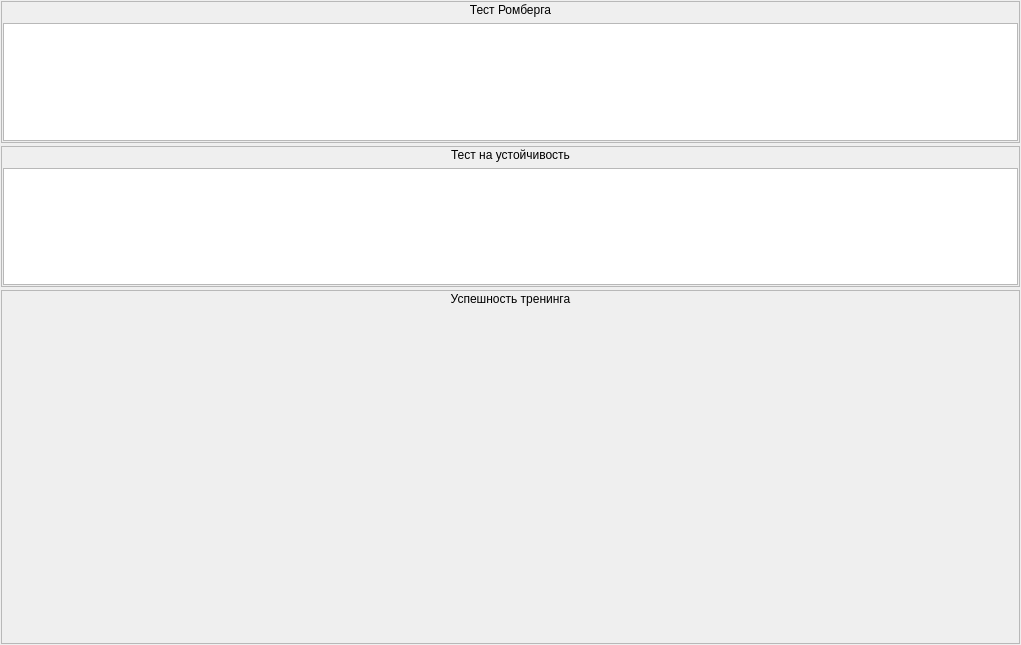
<?xml version="1.0" encoding="UTF-8"?>
<ui version="4.0">
 <class>RehabReportPPVisualWidget</class>
 <widget class="QWidget" name="RehabReportPPVisualWidget">
  <property name="geometry">
   <rect>
    <x>0</x>
    <y>0</y>
    <width>1021</width>
    <height>645</height>
   </rect>
  </property>
  <property name="windowTitle">
   <string>Form</string>
  </property>
  <layout class="QVBoxLayout" name="verticalLayout">
   <property name="spacing">
    <number>3</number>
   </property>
   <property name="leftMargin">
    <number>1</number>
   </property>
   <property name="topMargin">
    <number>1</number>
   </property>
   <property name="rightMargin">
    <number>1</number>
   </property>
   <property name="bottomMargin">
    <number>1</number>
   </property>
   <item>
    <widget class="QFrame" name="frRomb">
     <property name="sizePolicy">
      <sizepolicy hsizetype="Preferred" vsizetype="Preferred">
       <horstretch>0</horstretch>
       <verstretch>2</verstretch>
      </sizepolicy>
     </property>
     <property name="frameShape">
      <enum>QFrame::StyledPanel</enum>
     </property>
     <property name="frameShadow">
      <enum>QFrame::Raised</enum>
     </property>
     <layout class="QVBoxLayout" name="verticalLayout_2">
      <property name="leftMargin">
       <number>1</number>
      </property>
      <property name="topMargin">
       <number>1</number>
      </property>
      <property name="rightMargin">
       <number>1</number>
      </property>
      <property name="bottomMargin">
       <number>1</number>
      </property>
      <item>
       <widget class="QLabel" name="lblRomb">
        <property name="text">
         <string>Тест Ромберга</string>
        </property>
        <property name="alignment">
         <set>Qt::AlignCenter</set>
        </property>
       </widget>
      </item>
      <item>
       <widget class="QTreeView" name="tvRomb"/>
      </item>
     </layout>
    </widget>
   </item>
   <item>
    <widget class="QFrame" name="frCross">
     <property name="sizePolicy">
      <sizepolicy hsizetype="Preferred" vsizetype="Preferred">
       <horstretch>0</horstretch>
       <verstretch>2</verstretch>
      </sizepolicy>
     </property>
     <property name="frameShape">
      <enum>QFrame::StyledPanel</enum>
     </property>
     <property name="frameShadow">
      <enum>QFrame::Raised</enum>
     </property>
     <layout class="QVBoxLayout" name="verticalLayout_3">
      <property name="leftMargin">
       <number>1</number>
      </property>
      <property name="topMargin">
       <number>1</number>
      </property>
      <property name="rightMargin">
       <number>1</number>
      </property>
      <property name="bottomMargin">
       <number>1</number>
      </property>
      <item>
       <widget class="QLabel" name="lblCross">
        <property name="text">
         <string>Тест на устойчивость</string>
        </property>
        <property name="alignment">
         <set>Qt::AlignCenter</set>
        </property>
       </widget>
      </item>
      <item>
       <widget class="QTreeView" name="tvCross"/>
      </item>
     </layout>
    </widget>
   </item>
   <item>
    <widget class="QFrame" name="frDynamic">
     <property name="sizePolicy">
      <sizepolicy hsizetype="Preferred" vsizetype="Preferred">
       <horstretch>0</horstretch>
       <verstretch>5</verstretch>
      </sizepolicy>
     </property>
     <property name="frameShape">
      <enum>QFrame::StyledPanel</enum>
     </property>
     <property name="frameShadow">
      <enum>QFrame::Raised</enum>
     </property>
     <layout class="QVBoxLayout" name="verticalLayout_4">
      <property name="leftMargin">
       <number>1</number>
      </property>
      <property name="topMargin">
       <number>1</number>
      </property>
      <property name="rightMargin">
       <number>1</number>
      </property>
      <property name="bottomMargin">
       <number>1</number>
      </property>
      <item>
       <widget class="QLabel" name="lblSuccess">
        <property name="sizePolicy">
         <sizepolicy hsizetype="Preferred" vsizetype="Fixed">
          <horstretch>0</horstretch>
          <verstretch>0</verstretch>
         </sizepolicy>
        </property>
        <property name="text">
         <string>Успешность тренинга</string>
        </property>
        <property name="alignment">
         <set>Qt::AlignCenter</set>
        </property>
       </widget>
      </item>
      <item>
       <widget class="DynamicDiagram" name="wgtSuccess" native="true"/>
      </item>
     </layout>
    </widget>
   </item>
  </layout>
 </widget>
 <customwidgets>
  <customwidget>
   <class>DynamicDiagram</class>
   <extends>QWidget</extends>
   <header location="global">dynamicdiagram.h</header>
   <container>1</container>
  </customwidget>
 </customwidgets>
 <resources/>
 <connections/>
</ui>
